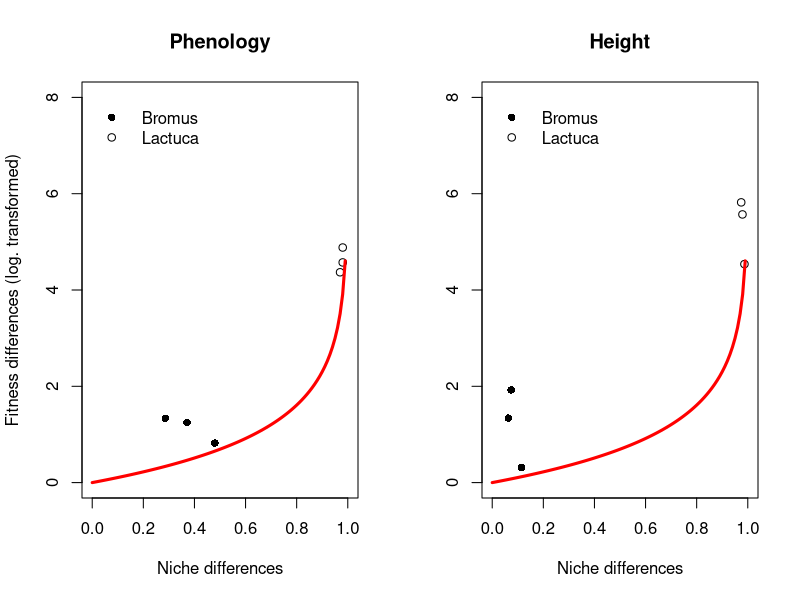

The R script that drew this image:
#graph for lasthenia Paper
#loading the data for phenology and height
phe<-read.table('Plot_Fenologia.txt', header=T, sep="\t")
alt<-read.table('Plot_Altura.txt', header=T, sep="\t")

#First phenology and later height
par(mfrow=c(1,2))

attach(phe)
plot(Niche.differences[1:3], log(1/Fitness.differences[1:3] + 1), pch=16, lwd=1, xlab="Niche differences", ylab="Fitness differences (log. transformed)", main= "Phenology", ylim=c(0,8), xlim=c(0,1))
points(Niche.differences[4:6], log(1/Fitness.differences[4:6]), pch=1, lwd=1)
curve(log(1/(1-x)), add=T, col="red", lwd=3)
legend(0, 8, c("Bromus", "Lactuca"), col = c(1, 1), lwd=c(1,1), lty=c(0,0),  pch=c(16,1), bty="n",
       merge = TRUE)
detach(phe)

attach(alt)
plot(Niche.differences[1:3], log(1/Fitness.differences[1:3]), pch=16, lwd=1, xlab="Niche differences", ylab=" ", main= "Height", ylim=c(0,8), xlim=c(0,1))
points(Niche.differences[4:6], log(1/Fitness.differences[4:6]), pch=1, lwd=1)
curve(log(1/(1-x)), add=T, col="red", lwd=3)
legend(0, 8, c("Bromus", "Lactuca"), col = c(1, 1), lwd=c(1,1), lty=c(0,0),  pch=c(16,1), bty="n",
       merge = TRUE)
detach(alt)


